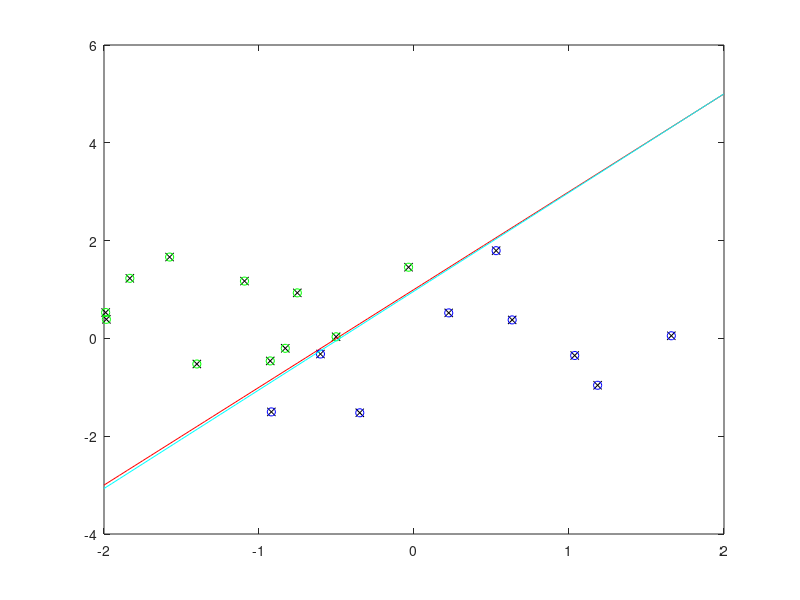

This chart was generated by the following MATLAB code:
%% ESERCITAZIONE 1 

% vogliamo implementare in matlab algoritmo del percettrone, vogliamo
% toccare un problema di classificazione linearmente separabile e chiedere
% al percettrone di risolverlo. Vogliamo quindi definire una retta y= a x +
% b e questa retta suddivide il piano in due regioni, supponiamo che sopra
% la retta ci sia C1 mentre sotto C2 e quindi scriviamo funzione in matlab
% che generi una serie di punti casuali in una regione limitata nel piano e
% che poi li classifichi con la retta. Dopodichè alleneremo la rete con i
% punti trovati e le uscite desiderate corrispondenti. Quando l'algoritmo
% si arresta fermo il grafico oltre che del dataset anche di quella
% individuata dal percettrone. 

clear
close all
clc

eta=0.2;
coeff = [2 1];
% numero dei punti
N=20;

% genero punti in [-2 2][-2 2]
% i punti rappresentati saranno costituiti da 2 attributi e x1 su asse 
% orizzontale x e x2 su asse verticale y
x1= 4*rand(N,1)-2;
x2= 4*rand(N,1)-2;


x=-2:0.05:2;
y=coeff(1).*x + coeff(2);
% classificazione corretta
% x2- coeff(1)*x1 - coeff(2)>=0 sono in classe 1
% x2- coeff(1)*x1 - coeff(2)<0 sono in classe 2

% converto i logical in double, se è maggiore o uguale a 0 allora sono in
% classe 1
d = double (x2 - coeff(1)*x1 - coeff(2)>=0);

figure
plot(x1,x2,'xk')
hold on 
plot(x,y,'r')
hold on 

% uso il vettore delle uscite desiderate come come soglia
% se è vera il punto viene graficato altrimenti no 
plot(x1(d==1),x2(d==1),'og') % classe 1
hold on 
plot(x1(d==0),x2(d==0),'ob') % classe 0

% percettrone
% inizializzo wT

w=[0 0 0];  % w(1) rappresenta il bias

xtrain = [ones(N,1) x1 x2]'; % ogni colonna è un esempio


finito=0; %flag arresto
epoca = 0;

% l'algoritmo si interrompe quando conduco un'intera epoca senza errore
% tilde vuol dire not 
while ~finito
    epoca = epoca+1;
    for i =1:N
        % y funzione di attivazione applicata al nostro training
        y=double(w*xtrain(:,i)>=0);
        e(i)=d(i)-y;
        % applichiamo la regola Delta
        dw=eta*e(i)*xtrain(:,i);
        w=w+dw';
    end
    
    if sum(abs(e))==0
        finito=1;
    end
end

% verifico retta attesa
hold on
yp=-w(2)/w(3)*x-w(1)/w(3);
plot(x,yp,'c')

%%sprintf('la retta individuata è y=%2.2f*x+%2.2f dopo %d epoche',-w(2)/w(3)*x-w(1)/w(3))
